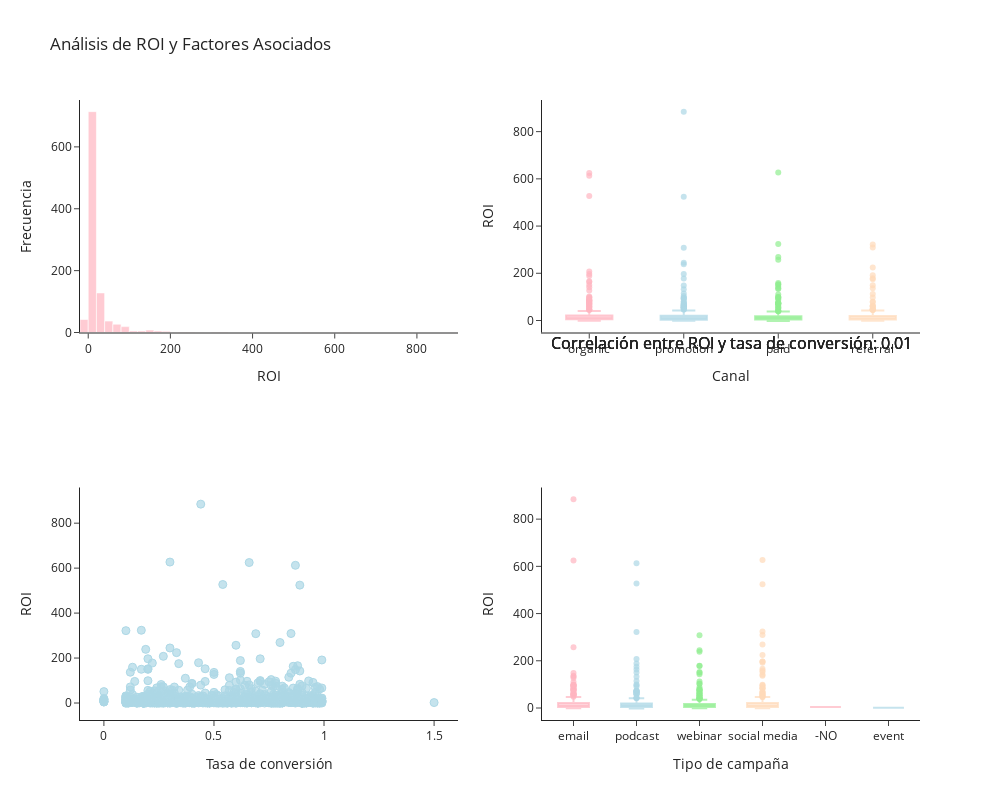

Notebook code cell kept with this figure:
### Code cell
from plotly.subplots import make_subplots
import numpy as np
from scipy import stats

# Create a figure with multiple subplots to analyze ROI distribution and factors
import plotly.express as px
import plotly.graph_objects as go

# Create a 2x2 subplot figure
fig = make_subplots(
    rows=2, cols=2,
    subplot_titles=(
        'Distribución del ROI',
        'ROI por canal de marketing', 
        'ROI vs. Tasa de conversión',
        'ROI por tipo de campaña'
    ),
    specs=[[{"type": "histogram"}, {"type": "box"}],
           [{"type": "scatter"}, {"type": "box"}]]
)

# 1. ROI Distribution (histogram)
fig.add_trace(
    go.Histogram(
        x=df['roi_numeric'], 
        nbinsx=50,
        marker_color='rgba(255, 182, 193, 0.7)',
        hovertemplate='ROI: %{x:.2f}<br>Frecuencia: %{y}<extra></extra>'
    ),
    row=1, col=1
)

# 2. ROI by Channel (boxplot)
for i, channel in enumerate(df['channel'].unique()):
    fig.add_trace(
        go.Box(
            y=df[df['channel'] == channel]['roi_numeric'],
            name=channel,
            marker_color=pastel_colors[i % len(pastel_colors)],
            hovertemplate='Canal: %{y:.2f}<extra></extra>'
        ),
        row=1, col=2
    )

# 3. ROI vs Conversion Rate (scatter)
fig.add_trace(
    go.Scatter(
        x=df['conversion_rate'],
        y=df['roi_numeric'],
        mode='markers',
        marker=dict(
            size=8,
            color='rgba(173, 216, 230, 0.7)',
            line=dict(width=1, color='rgba(173, 216, 230, 1.0)')
        ),
        hovertemplate='Tasa de conversión: %{x:.2f}<br>ROI: %{y:.2f}<extra></extra>'
    ),
    row=2, col=1
)

# 4. ROI by Campaign Type (boxplot)
for i, campaign_type in enumerate(df['type'].unique()):
    fig.add_trace(
        go.Box(
            y=df[df['type'] == campaign_type]['roi_numeric'],
            name=campaign_type,
            marker_color=pastel_colors[i % len(pastel_colors)],
            hovertemplate='Tipo: %{y:.2f}<extra></extra>'
        ),
        row=2, col=2
    )

# Calculate correlation between ROI and conversion rate
roi_conv_corr = np.corrcoef(df['roi_numeric'], df['conversion_rate'])[0, 1]

# Update layout
fig.update_layout(
    height=800, 
    width=1000,
    title_text='Análisis de ROI y Factores Asociados',
    template='simple_white',
    showlegend=False,
    annotations=[
        dict(
            x=0.5,
            y=-0.1,
            xref="x2 domain",
            yref="y2 domain",
            text=f"Correlación entre ROI y tasa de conversión: {roi_conv_corr:.2f}",
            showarrow=False
        )
    ]
)

# Update axes
fig.update_xaxes(title_text="ROI", row=1, col=1)
fig.update_yaxes(title_text="Frecuencia", row=1, col=1)
fig.update_xaxes(title_text="Canal", row=1, col=2)
fig.update_yaxes(title_text="ROI", row=1, col=2)
fig.update_xaxes(title_text="Tasa de conversión", row=2, col=1)
fig.update_yaxes(title_text="ROI", row=2, col=1)
fig.update_xaxes(title_text="Tipo de campaña", row=2, col=2)
fig.update_yaxes(title_text="ROI", row=2, col=2)

fig.show()

### Figure 1 — Plotly figure (JSON) as saved in the notebook; plotly's stock layout.template omitted (floating-point values rounded to 4 significant figures; data arrays with more than 128 entries replaced by an {"elided": "..."} marker saying what was removed)
{"data": [{"hovertemplate": "ROI: %{x:.2f}<br>Frecuencia: %{y}<extra></extra>", "marker": {"color": "rgba(255, 182, 193, 0.7)"}, "nbinsx": 50, "type": "histogram", "x": {"elided": "1010 float values"}, "xaxis": "x", "yaxis": "y"}, {"hovertemplate": "Canal: %{y:.2f}<extra></extra>", "marker": {"color": "rgba(255, 182, 193, 0.7)"}, "name": "organic", "type": "box", "xaxis": "x2", "y": {"elided": "242 float values"}, "yaxis": "y2"}, {"hovertemplate": "Canal: %{y:.2f}<extra></extra>", "marker": {"color": "rgba(173, 216, 230, 0.7)"}, "name": "promotion", "type": "box", "xaxis": "x2", "y": {"elided": "273 float values"}, "yaxis": "y2"}, {"hovertemplate": "Canal: %{y:.2f}<extra></extra>", "marker": {"color": "rgba(144, 238, 144, 0.7)"}, "name": "paid", "type": "box", "xaxis": "x2", "y": {"elided": "242 float values"}, "yaxis": "y2"}, {"hovertemplate": "Canal: %{y:.2f}<extra></extra>", "marker": {"color": "rgba(255, 218, 185, 0.7)"}, "name": "referral", "type": "box", "xaxis": "x2", "y": {"elided": "253 float values"}, "yaxis": "y2"}, {"hovertemplate": "Tasa de conversión: %{x:.2f}<br>ROI: %{y:.2f}<extra></extra>", "marker": {"color": "rgba(173, 216, 230, 0.7)", "line": {"color": "rgba(173, 216, 230, 1.0)", "width": 1}, "size": 8}, "mode": "markers", "type": "scatter", "x": {"elided": "1010 float values"}, "xaxis": "x3", "y": {"elided": "1010 float values"}, "yaxis": "y3"}, {"hovertemplate": "Tipo: %{y:.2f}<extra></extra>", "marker": {"color": "rgba(255, 182, 193, 0.7)"}, "name": "email", "type": "box", "xaxis": "x4", "y": {"elided": "281 float values"}, "yaxis": "y4"}, {"hovertemplate": "Tipo: %{y:.2f}<extra></extra>", "marker": {"color": "rgba(173, 216, 230, 0.7)"}, "name": "podcast", "type": "box", "xaxis": "x4", "y": {"elided": "229 float values"}, "yaxis": "y4"}, {"hovertemplate": "Tipo: %{y:.2f}<extra></extra>", "marker": {"color": "rgba(144, 238, 144, 0.7)"}, "name": "webinar", "type": "box", "xaxis": "x4", "y": {"elided": "263 float values"}, "yaxis": "y4"}, {"hovertemplate": "Tipo: %{y:.2f}<extra></extra>", "marker": {"color": "rgba(255, 218, 185, 0.7)"}, "name": "social media", "type": "box", "xaxis": "x4", "y": {"elided": "235 float values"}, "yaxis": "y4"}, {"hovertemplate": "Tipo: %{y:.2f}<extra></extra>", "marker": {"color": "rgba(255, 182, 193, 0.7)"}, "name": "-NO", "type": "box", "xaxis": "x4", "y": [4.6], "yaxis": "y4"}, {"hovertemplate": "Tipo: %{y:.2f}<extra></extra>", "marker": {"color": "rgba(173, 216, 230, 0.7)"}, "name": "event", "type": "box", "xaxis": "x4", "y": [1.4], "yaxis": "y4"}], "layout": {"annotations": [{"font": {"size": 16}, "showarrow": false, "text": "Correlación entre ROI y tasa de conversión: 0.01", "x": 0.5, "xanchor": "center", "xref": "x2 domain", "y": -0.1, "yanchor": "bottom", "yref": "y2 domain"}, {"font": {"size": 16}, "showarrow": false, "text": "Correlación entre ROI y tasa de conversión: 0.01", "x": 0.5, "xanchor": "center", "xref": "x2 domain", "y": -0.1, "yanchor": "bottom", "yref": "y2 domain"}, {"font": {"size": 16}, "showarrow": false, "text": "Correlación entre ROI y tasa de conversión: 0.01", "x": 0.5, "xanchor": "center", "xref": "x2 domain", "y": -0.1, "yanchor": "bottom", "yref": "y2 domain"}, {"font": {"size": 16}, "showarrow": false, "text": "Correlación entre ROI y tasa de conversión: 0.01", "x": 0.5, "xanchor": "center", "xref": "x2 domain", "y": -0.1, "yanchor": "bottom", "yref": "y2 domain"}], "height": 800, "showlegend": false, "title": {"text": "Análisis de ROI y Factores Asociados"}, "width": 1000, "xaxis": {"anchor": "y", "domain": [0, 0.45], "title": {"text": "ROI"}}, "xaxis2": {"anchor": "y2", "domain": [0.55, 1], "title": {"text": "Canal"}}, "xaxis3": {"anchor": "y3", "domain": [0, 0.45], "title": {"text": "Tasa de conversión"}}, "xaxis4": {"anchor": "y4", "domain": [0.55, 1], "title": {"text": "Tipo de campaña"}}, "yaxis": {"anchor": "x", "domain": [0.625, 1], "title": {"text": "Frecuencia"}}, "yaxis2": {"anchor": "x2", "domain": [0.625, 1], "title": {"text": "ROI"}}, "yaxis3": {"anchor": "x3", "domain": [0, 0.375], "title": {"text": "ROI"}}, "yaxis4": {"anchor": "x4", "domain": [0, 0.375], "title": {"text": "ROI"}}}}
